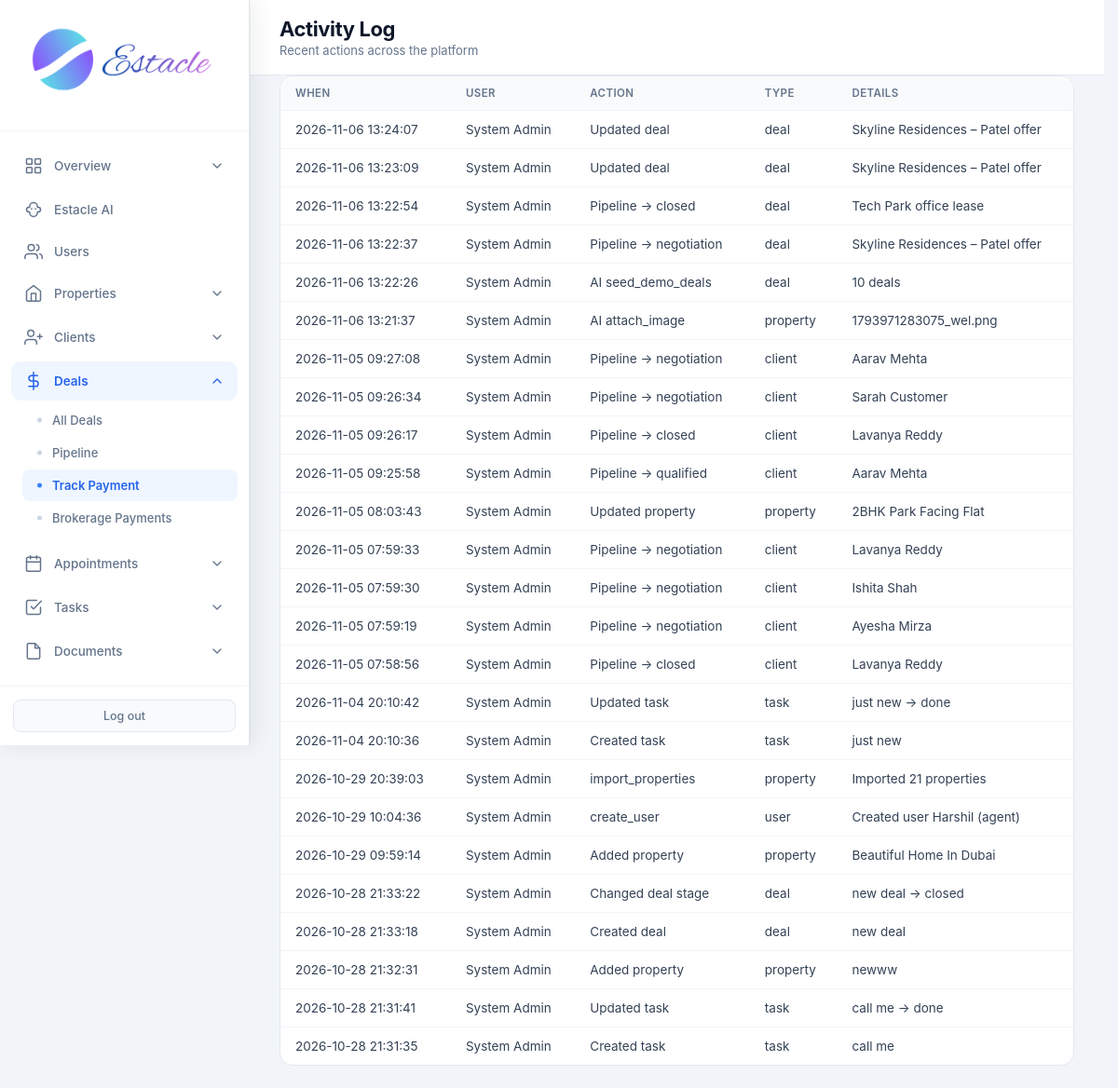
The page /admin/activity (signed in) on the database as committed earlier.
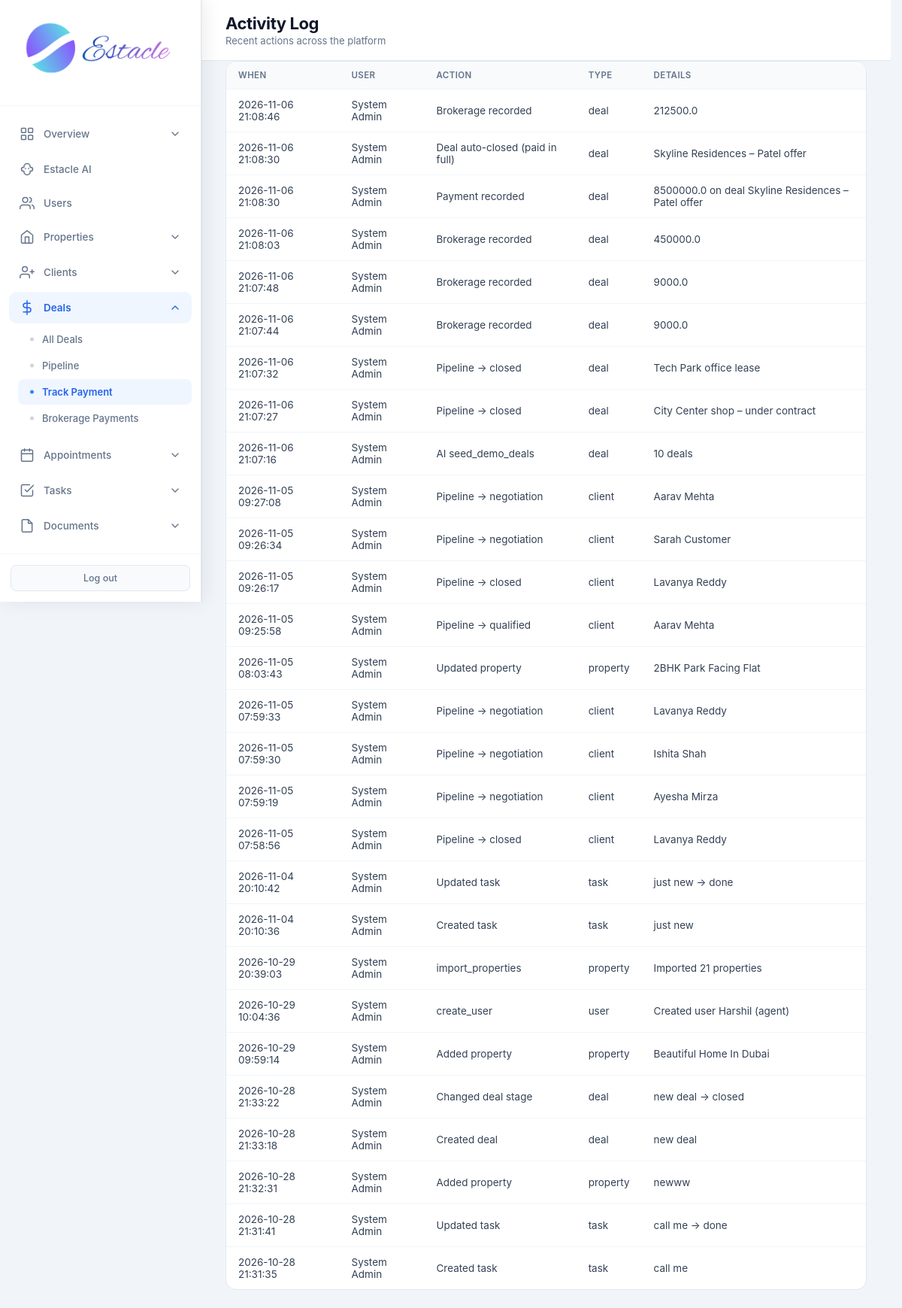
The same page on the database as committed later.
### tables this page shows
CREATE TABLE activity_log (
            id INTEGER PRIMARY KEY AUTOINCREMENT,
            user_id INTEGER,
            action TEXT NOT NULL,
            entity_type TEXT,
            entity_id INTEGER,
            details TEXT,
            created_at TIMESTAMP DEFAULT CURRENT_TIMESTAMP,
            FOREIGN KEY (user_id) REFERENCES users (id)
        );

CREATE TABLE users (
            id INTEGER PRIMARY KEY AUTOINCREMENT,
            email TEXT UNIQUE NOT NULL,
            password TEXT NOT NULL,
            full_name TEXT NOT NULL,
            role TEXT NOT NULL CHECK(role IN ('admin', 'agent', 'customer')),
            phone TEXT,
            created_at TIMESTAMP DEFAULT CURRENT_TIMESTAMP,
            is_active INTEGER DEFAULT 1
        , avatar TEXT, last_seen TIMESTAMP, job_title TEXT, department TEXT, employee_id TEXT, license_no TEXT, commission_rate REAL, alt_phone TEXT, address TEXT, city TEXT, state TEXT, country TEXT, postal_code TEXT, notes TEXT, hire_date TEXT, timezone TEXT);

### routes/admin/activity.py (the view)
@admin.route('/admin/activity')
@login_required
@role_required('admin')
def admin_activity():
    db = get_db()
    logs = db.execute(
        "SELECT a.*, u.full_name as user_name FROM activity_log a LEFT JOIN users u ON a.user_id = u.id ORDER BY a.created_at DESC LIMIT 100"
    ).fetchall()
    return render_template('admin_activity.html', logs=logs)

### core/db.py (called while the page is built)
def get_db():
    if 'db' not in g:
        g.db = sqlite3.connect(current_app.config['DATABASE'])
        g.db.row_factory = sqlite3.Row
    return g.db

### core/helpers.py (called while the page is built)
def login_required(f):
    @wraps(f)
    def decorated_function(*args, **kwargs):
        if 'user_id' not in session:
            flash('Please log in to access this page.', 'warning')
            return redirect(url_for('auth.login'))
        return f(*args, **kwargs)
    return decorated_function

def role_required(*roles):
    def decorator(f):
        @wraps(f)
        def decorated_function(*args, **kwargs):
            if 'user_id' not in session:
                flash('Please log in to access this page.', 'warning')
                return redirect(url_for('auth.login'))
            if session.get('role') not in roles:
                flash('You do not have permission to access this page.', 'danger')
                return redirect(url_for('auth.role_redirect'))
            return f(*args, **kwargs)
        return decorated_function
    return decorator

### templates/admin_activity.html (shortened to what this page needs)
<!DOCTYPE html>
<html lang="en">
<head>
<link rel="stylesheet" href="{{ url_for('static', filename='css/admin.css') }}">
</head>
<body>
<div class="app-layout">
{% set active = 'activity' %}
{% include 'partials/admin_sidebar.html' %}
<main class="main-content">
<header class="top-bar">
<div><h1 class="page-title">Activity Log</h1><p class="page-subtitle">Recent actions across the platform</p></div>
</header>
<div class="panel full"><div class="table-wrap"><table>
<thead><tr><th>When</th><th>User</th><th>Action</th><th>Type</th><th>Details</th></tr></thead>
<tbody>
{% for a in logs %}
<tr>
<td>{{ a.created_at }}</td>
<td>{{ a.user_name or '—' }}</td>
<td>{{ a.action }}</td>
<td>{{ a.entity_type or '—' }}</td>
<td>{{ a.details or '—' }}</td>
</tr>
{% else %}<tr><td colspan="5" class="empty">No activity yet</td></tr>{% endfor %}
</tbody></table></div></div>
</main>
</div>
</body>
</html>

### templates/partials/admin_sidebar.html (shortened to what this page needs)
<aside class="sidebar" data-shell="admin">
    <div class="sidebar-header">
        <div class="logo">
            <img src="{{ url_for('static', filename='images/logo.png') }}" alt="Estacle" class="sidebar-logo">
        </div>
    </div>
    <nav class="sidebar-nav">
        <div class="nav-dropdown {% if active in ['dashboard', 'analytics', 'search'] %}open has-active{% endif %}">
            <button type="button" class="nav-dropdown-toggle" onclick="this.parentElement.classList.toggle('open')">
                <svg class="nav-icon" viewBox="0 0 24 24"><rect x="3" y="3" width="7" height="7" rx="1"/><rect x="14" y="3" width="7" height="7" rx="1"/><rect x="3" y="14" width="7" height="7" rx="1"/><rect x="14" y="14" width="7" height="7" rx="1"/></svg>
                <span>Overview</span>
                <svg class="chevron" viewBox="0 0 24 24"><polyline points="6 9 12 15 18 9"/></svg>
            </button>
        </div>
        <a href="{{ url_for('admin.admin_ai') }}" class="nav-item {% if active == 'ai' %}active{% endif %}">
            <span>Estacle AI</span>
        </a>
        <a href="{{ url_for('admin.admin_users') }}" class="nav-item {% if active in ['users', 'add_user', 'edit_user'] %}active{% endif %}">
            <svg class="nav-icon" viewBox="0 0 24 24"><path d="M17 21v-2a4 4 0 0 0-4-4H5a4 4 0 0 0-4 4v2"/><circle cx="9" cy="7" r="4"/><path d="M23 21v-2a4 4 0 0 0-3-3.87"/><path d="M16 3.13a4 4 0 0 1 0 7.75"/></svg>
            <span>Users</span>
        </a>
        <div class="nav-dropdown {% if active in ['properties', 'add_property', 'property_detail', 'display_properties', 'compare'] %}open has-active{% endif %}">
            <button type="button" class="nav-dropdown-toggle" onclick="this.parentElement.classList.toggle('open')">
                <svg class="nav-icon" viewBox="0 0 24 24"><path d="M3 9l9-7 9 7v11a2 2 0 0 1-2 2H5a2 2 0 0 1-2-2z"/><polyline points="9 22 9 12 15 12 15 22"/></svg>
                <span>Properties</span>
                <svg class="chevron" viewBox="0 0 24 24"><polyline points="6 9 12 15 18 9"/></svg>
            </button>
        </div>
        <div class="nav-dropdown {% if active in ['clients', 'add_client', 'leads', 'add_lead'] %}open has-active{% endif %}">
            <button type="button" class="nav-dropdown-toggle" onclick="this.parentElement.classList.toggle('open')">
                <svg class="nav-icon" viewBox="0 0 24 24"><path d="M16 21v-2a4 4 0 0 0-4-4H5a4 4 0 0 0-4 4v2"/><circle cx="8.5" cy="7" r="4"/><line x1="20" y1="8" x2="20" y2="14"/><line x1="23" y1="11" x2="17" y2="11"/></svg>
                <span>Clients</span>
                <svg class="chevron" viewBox="0 0 24 24"><polyline points="6 9 12 15 18 9"/></svg>
            </button>
        </div>
        <div class="nav-dropdown {% if active in ['deals', 'deals_pipeline', 'add_deal', 'deal_payments', 'brokerage'] %}open has-active{% endif %}">
            <button type="button" class="nav-dropdown-toggle" onclick="this.parentElement.classList.toggle('open')">
                <svg class="nav-icon" viewBox="0 0 24 24"><line x1="12" y1="1" x2="12" y2="23"/><path d="M17 5H9.5a3.5 3.5 0 0 0 0 7h5a3.5 3.5 0 0 1 0 7H6"/></svg>
                <span>Deals</span>
                <svg class="chevron" viewBox="0 0 24 24"><polyline points="6 9 12 15 18 9"/></svg>
            </button>
            <div class="nav-dropdown-menu">
                <a href="{{ url_for('admin.admin_deals') }}" class="nav-subitem {% if active == 'deals' %}active{% endif %}">All Deals</a>
                <a href="{{ url_for('admin.admin_deals_pipeline') }}" class="nav-subitem {% if active == 'deals_pipeline' %}active{% endif %}">Pipeline</a>
                <a href="{{ url_for('admin.admin_track_payments') }}" class="nav-subitem {% if active == 'deal_payments' %}active{% endif %}">Track Payment</a>
                <a href="{{ url_for('admin.admin_brokerage_payments') }}" class="nav-subitem {% if active == 'brokerage' %}active{% endif %}">Brokerage Payments</a>
            </div>
        </div>
        <div class="nav-dropdown {% if active in ['appointments', 'add_appointment'] %}open has-active{% endif %}">
            <button type="button" class="nav-dropdown-toggle" onclick="this.parentElement.classList.toggle('open')">
                <svg class="nav-icon" viewBox="0 0 24 24"><rect x="3" y="4" width="18" height="18" rx="2" ry="2"/><line x1="16" y1="2" x2="16" y2="6"/><line x1="8" y1="2" x2="8" y2="6"/><line x1="3" y1="10" x2="21" y2="10"/></svg>
                <span>Appointments</span>
                <svg class="chevron" viewBox="0 0 24 24"><polyline points="6 9 12 15 18 9"/></svg>
            </button>
        </div>
        <div class="nav-dropdown {% if active in ['tasks', 'add_task'] %}open has-active{% endif %}">
            <button type="button" class="nav-dropdown-toggle" onclick="this.parentElement.classList.toggle('open')">
                <svg class="nav-icon" viewBox="0 0 24 24"><path d="M9 11l3 3L22 4"/><path d="M21 12v7a2 2 0 0 1-2 2H5a2 2 0 0 1-2-2V5a2 2 0 0 1 2-2h11"/></svg>
                <span>Tasks</span>
                <svg class="chevron" viewBox="0 0 24 24"><polyline points="6 9 12 15 18 9"/></svg>
            </button>
        </div>
        <div class="nav-dropdown {% if active in ['documents', 'add_document'] %}open has-active{% endif %}">
            <button type="button" class="nav-dropdown-toggle" onclick="this.parentElement.classList.toggle('open')">
                <svg class="nav-icon" viewBox="0 0 24 24"><path d="M14 2H6a2 2 0 0 0-2 2v16a2 2 0 0 0 2 2h12a2 2 0 0 0 2-2V8z"/><polyline points="14 2 14 8 20 8"/></svg>
                <span>Documents</span>
                <svg class="chevron" viewBox="0 0 24 24"><polyline points="6 9 12 15 18 9"/></svg>
            </button>
        </div>
        <div class="nav-dropdown {% if active == 'inquiries' %}open has-active{% endif %}">
            <button type="button" class="nav-dropdown-toggle" onclick="this.parentElement.classList.toggle('open')">
            </button>
        </div>
    </nav>
    <div class="sidebar-footer">
        <a href="{{ url_for('auth.logout') }}" class="logout-btn">Log out</a>
    </div>
</aside>

### static/css/admin.css (style rules this page uses)
* { margin: 0; padding: 0; box-sizing: border-box; }
body { font-family: -apple-system, BlinkMacSystemFont, 'Segoe UI', Roboto, 'Helvetica Neue', Arial, sans-serif; background: #f1f5f9; color: #0f172a; min-height: 100vh; }
.app-layout { display: flex; min-height: 100vh; }
.sidebar { width: 268px; background: #ffffff; color: #0f172a; display: flex; flex-direction: column; position: fixed; height: 100vh; z-index: 100; box-shadow: 4px 0 24px rgba(15, 23, 42, 0.08), 1px 0 0 rgba(15, 23, 42, 0.04); border-right: 1px solid #e2e8f0; }
.sidebar-header { padding: 28px 16px 24px; border-bottom: 1px solid #f1f5f9; display: flex; justify-content: center; }
.logo { display: flex; align-items: center; justify-content: center; width: 100%; }
.sidebar-logo { height: 88px; width: auto; max-width: 230px; object-fit: contain; }
.sidebar-nav { flex: 1; padding: 16px 12px; display: flex; flex-direction: column; gap: 3px; overflow-y: auto; }
.nav-item { display: flex; align-items: center; gap: 12px; padding: 11px 14px; border-radius: 10px; color: #64748b; text-decoration: none; font-size: 13.5px; font-weight: 500; transition: all 0.15s ease; }
.nav-icon { width: 20px; height: 20px; flex-shrink: 0; stroke: currentColor; fill: none; stroke-width: 1.8; stroke-linecap: round; stroke-linejoin: round; }
.sidebar-footer { padding: 14px; border-top: 1px solid #f1f5f9; }
.logout-btn { display: block; width: 100%; padding: 9px; text-align: center; background: #f8fafc; color: #64748b; border-radius: 8px; text-decoration: none; font-size: 12.5px; font-weight: 500; transition: all 0.15s ease; border: 1px solid #e2e8f0; }
.main-content { flex: 1; margin-left: 268px; min-height: 100vh; }
.top-bar { background: white; padding: 18px 32px; border-bottom: 1px solid #e2e8f0; display: flex; justify-content: space-between; align-items: center; }
.page-title { font-family: 'Inter', sans-serif; font-size: 22px; font-weight: 700; letter-spacing: -0.4px; color: #0f172a; }
.page-subtitle { font-size: 13px; color: #64748b; margin-top: 2px; font-weight: 400; }
.panel { background: white; border-radius: 14px; border: 1px solid #e2e8f0; overflow: hidden; }
.panel.full { margin: 0 32px 24px; }
.table-wrap { overflow-x: auto; }
table { width: 100%; border-collapse: collapse; font-size: 13.5px; }
th { text-align: left; padding: 11px 16px; background: #f8fafc; color: #64748b; font-weight: 600; font-size: 11.5px; text-transform: uppercase; letter-spacing: 0.4px; }
td { padding: 12px 16px; border-top: 1px solid #f1f5f9; color: #334155; }
.nav-dropdown { margin-bottom: 2px; }
.nav-dropdown-toggle { display: flex; align-items: center; gap: 12px; width: 100%; padding: 11px 14px; border: none; border-radius: 10px; background: transparent; color: #64748b; font-size: 13.5px; font-weight: 500; font-family: inherit; cursor: pointer; transition: all 0.15s ease; text-align: left; }
.nav-dropdown.has-active > .nav-dropdown-toggle { color: #2563eb; background: #eff6ff; font-weight: 600; }
.nav-dropdown-toggle .chevron { width: 16px; height: 16px; margin-left: auto; stroke: currentColor; fill: none; stroke-width: 2; stroke-linecap: round; stroke-linejoin: round; transition: transform 0.2s ease; }
.nav-dropdown.open > .nav-dropdown-toggle .chevron { transform: rotate(180deg); }
.nav-dropdown-menu { display: none; flex-direction: column; padding: 4px 0 6px 12px; gap: 1px; }
.nav-dropdown.open > .nav-dropdown-menu { display: flex; }
.nav-subitem { display: block; padding: 9px 14px 9px 32px; border-radius: 8px; color: #64748b; text-decoration: none; font-size: 13px; font-weight: 500; transition: all 0.15s ease; position: relative; }
.nav-subitem::before { content: ''; position: absolute; left: 16px; top: 50%; transform: translateY(-50%); width: 5px; height: 5px; border-radius: 50%; background: #cbd5e1; }
.nav-subitem.active { background: #eff6ff; color: #2563eb; font-weight: 600; }
.nav-subitem.active::before { background: #3b82f6; }
html { scrollbar-gutter: stable; }
.app-layout > :not(.sidebar):not(script):not(style) { animation: estacle-page-in 200ms cubic-bezier(0.22, 0.61, 0.36, 1) backwards; }

Rows that differ between the two databases and show on the page:
added activity_log: created_at "2026-11-06 21:08:46", full_name "System Admin", action "Brokerage recorded", entity_type "deal", details "212500.0"
added activity_log: created_at "2026-11-06 21:08:30", full_name "System Admin", action "Deal auto-closed (paid in full)", entity_type "deal", details "Skyline Residences – Patel offer"
added activity_log: created_at "2026-11-06 21:08:30", full_name "System Admin", action "Payment recorded", entity_type "deal", details "8500000.0 on deal Skyline Residences – Patel offer"
changed activity_log (number 4 of 28 on the later page): created_at "2026-11-06 13:24:07" → "2026-11-06 21:08:03"; action "Updated deal" → "Brokerage recorded"; details "Skyline Residences – Patel offer" → "450000.0"
changed activity_log (number 5 of 28 on the later page): created_at "2026-11-06 13:23:09" → "2026-11-06 21:07:48"; action "Updated deal" → "Brokerage recorded"; details "Skyline Residences – Patel offer" → "9000.0"
changed activity_log (number 6 of 28 on the later page): created_at "2026-11-06 13:22:54" → "2026-11-06 21:07:44"; action "Pipeline → closed" → "Brokerage recorded"; details "Tech Park office lease" → "9000.0"
changed activity_log: created_at "2026-11-06 13:22:37" → "2026-11-06 21:07:32"; action "Pipeline → negotiation" → "Pipeline → closed"; details "Skyline Residences – Patel offer" → "Tech Park office lease"
changed activity_log: created_at "2026-11-06 13:22:26" → "2026-11-06 21:07:27"; action "AI seed_demo_deals" → "Pipeline → closed"; details "10 deals" → "City Center shop – under contract"
changed activity_log: created_at "2026-11-06 13:21:37" → "2026-11-06 21:07:16"; action "AI attach_image" → "AI seed_demo_deals"; entity_type "property" → "deal"; details "1793971283075_wel.png" → "10 deals"
